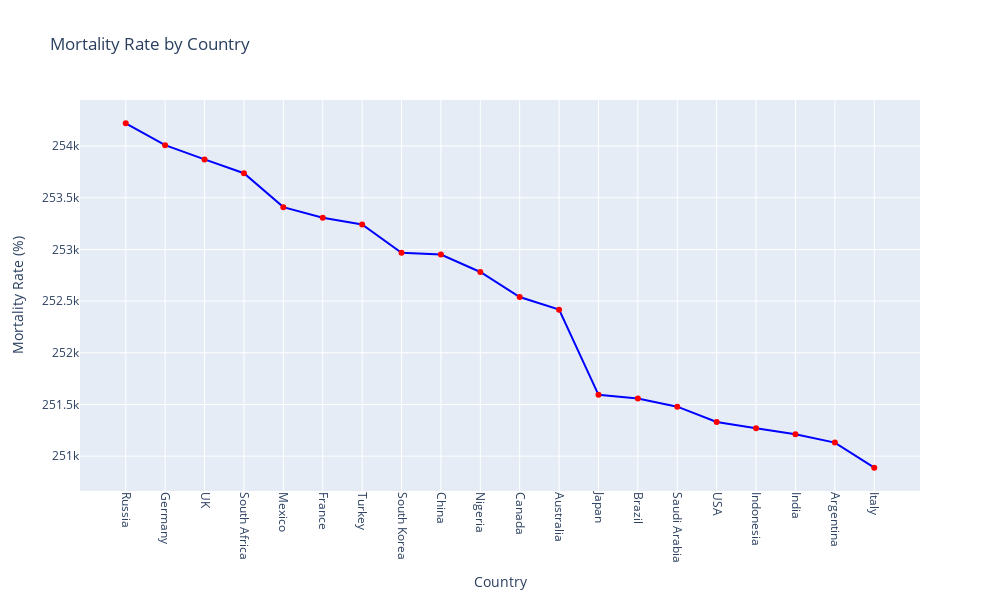

The code cell stored with this chart in its notebook:
### Code cell
death_con = df["Country"].value_counts().sort_index()
death_f = df.groupby("Country")["Mortality Rate (%)"].sum().sort_values(ascending=False)

fig = go.Figure(data=[go.Scatter(
    x=death_f.index,
    y=death_f.values,
    mode="lines+markers",
    marker=dict(color="red"),
    line=dict(color="blue")
)])

fig.update_layout(
    title="Mortality Rate by Country",
    xaxis_title="Country",
    yaxis_title="Mortality Rate (%)",
    xaxis=dict(
        tickmode="array",
        tickvals=death_f.index,
        ticktext=death_f.index,
        tickangle=90  # Rotate country names
    ),
    height=600,
    width=1000
)

fig.show()

### Figure 1 — Plotly figure (JSON) as saved in the notebook; plotly's stock layout.template omitted (floating-point values rounded to 4 significant figures)
{"data": [{"line": {"color": "blue"}, "marker": {"color": "red"}, "mode": "lines+markers", "type": "scatter", "x": ["Russia", "Germany", "UK", "South Africa", "Mexico", "France", "Turkey", "South Korea", "China", "Nigeria", "Canada", "Australia", "Japan", "Brazil", "Saudi Arabia", "USA", "Indonesia", "India", "Argentina", "Italy"], "y": [254200.0, 254000.0, 253900.0, 253700.0, 253400.0, 253300.0, 253200.0, 253000.0, 253000.0, 252800.0, 252500.0, 252400.0, 251600.0, 251600.0, 251500.0, 251300.0, 251300.0, 251200.0, 251100.0, 250900.0]}], "layout": {"height": 600, "title": {"text": "Mortality Rate by Country"}, "width": 1000, "xaxis": {"autorange": true, "range": [-1.161, 20.16], "tickangle": 90, "tickmode": "array", "ticktext": ["Russia", "Germany", "UK", "South Africa", "Mexico", "France", "Turkey", "South Korea", "China", "Nigeria", "Canada", "Australia", "Japan", "Brazil", "Saudi Arabia", "USA", "Indonesia", "India", "Argentina", "Italy"], "tickvals": ["Russia", "Germany", "UK", "South Africa", "Mexico", "France", "Turkey", "South Korea", "China", "Nigeria", "Canada", "Australia", "Japan", "Brazil", "Saudi Arabia", "USA", "Indonesia", "India", "Argentina", "Italy"], "title": {"text": "Country"}, "type": "category"}, "yaxis": {"autorange": true, "range": [250700.0, 254400.0], "title": {"text": "Mortality Rate (%)"}, "type": "linear"}}}
